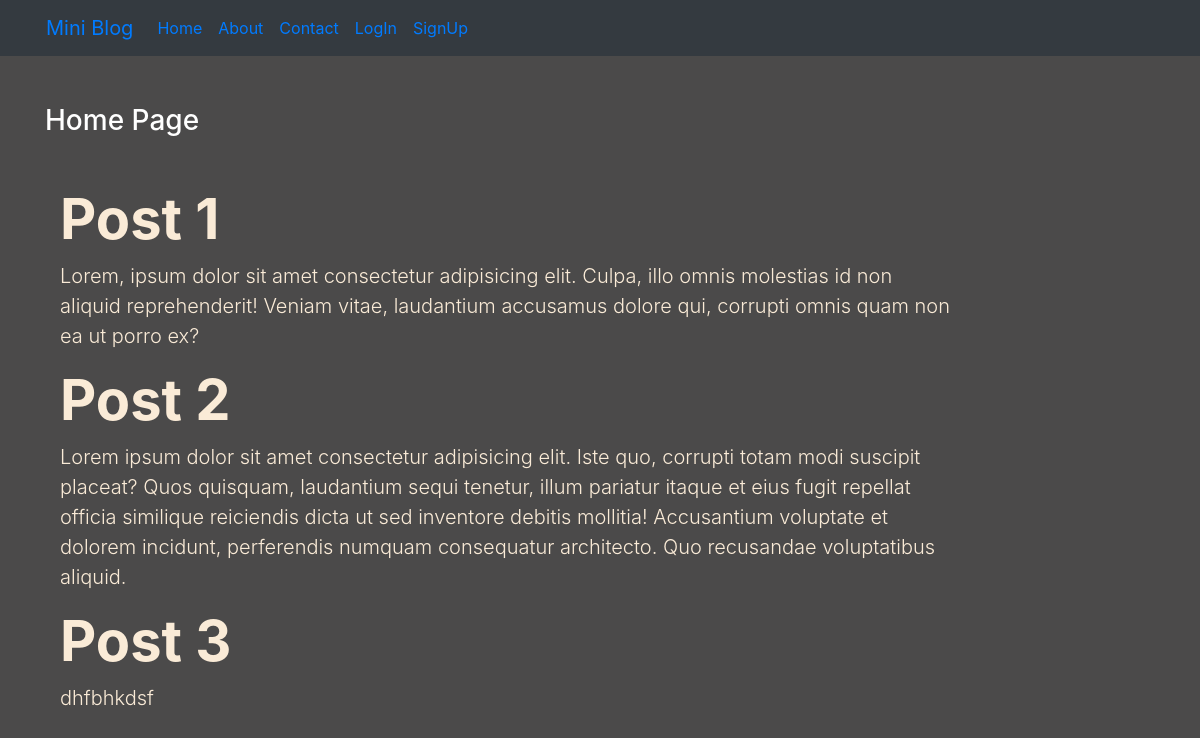
The page / on the database its author committed.
### blog/models.py (models this page shows)
class Post(models.Model):
    title = models.CharField(max_length=150)
    desc = models.TextField()

### blog/views.py (the view)
# urls.py: 2. Add a URL to urlpatterns:  path('', views.home, name='home')
def home(request):
    posts = Post.objects.all()
    return render(request, 'blog/home.html', {'posts':posts})

### blog/templates/blog/home.html
{% extends 'blog/base.html' %}
{% load static %}
{% block content %}
<div class="col-sm-10">
    <h3 class="text-white my-5">Home Page</h3>
    {% for post in posts %}
        <div class="container">
          <h1 class="display-4 font-weight-bold">{{post.title}}</h1>
          <p class="lead">{{post.desc}}</p>
        </div>
    {% endfor %}
</div>
{% endblock content %}

### blog/static/blog/css/style.css (style rules this page uses)
body { background-color: rgb(75, 74, 74); color: antiquewhite; }

### rows shown on the page
Post: title "Post 1", desc "Lorem, ipsum dolor sit amet consectetur adipisicing elit. Culpa, illo omnis molestias id non aliquid reprehenderit! Veniam vitae, laudantium accusamus dolore qui, corrupti omnis quam non ea ut porro ex?"
Post: title "Post 2", desc "Lorem ipsum dolor sit amet consectetur adipisicing elit. Iste quo, corrupti totam modi suscipit placeat? Quos quisquam, laudantium sequi tenetur, illum pariatur itaque et eius fugit repellat officia similique reiciendis dicta ut sed inventore debitis mollitia! Accusantium voluptate et dolorem incidunt, perferendis numquam consequatur architecto. Quo recusandae voluptatibus aliquid."
Post: title "Post 3", desc "dhfbhkdsf"
